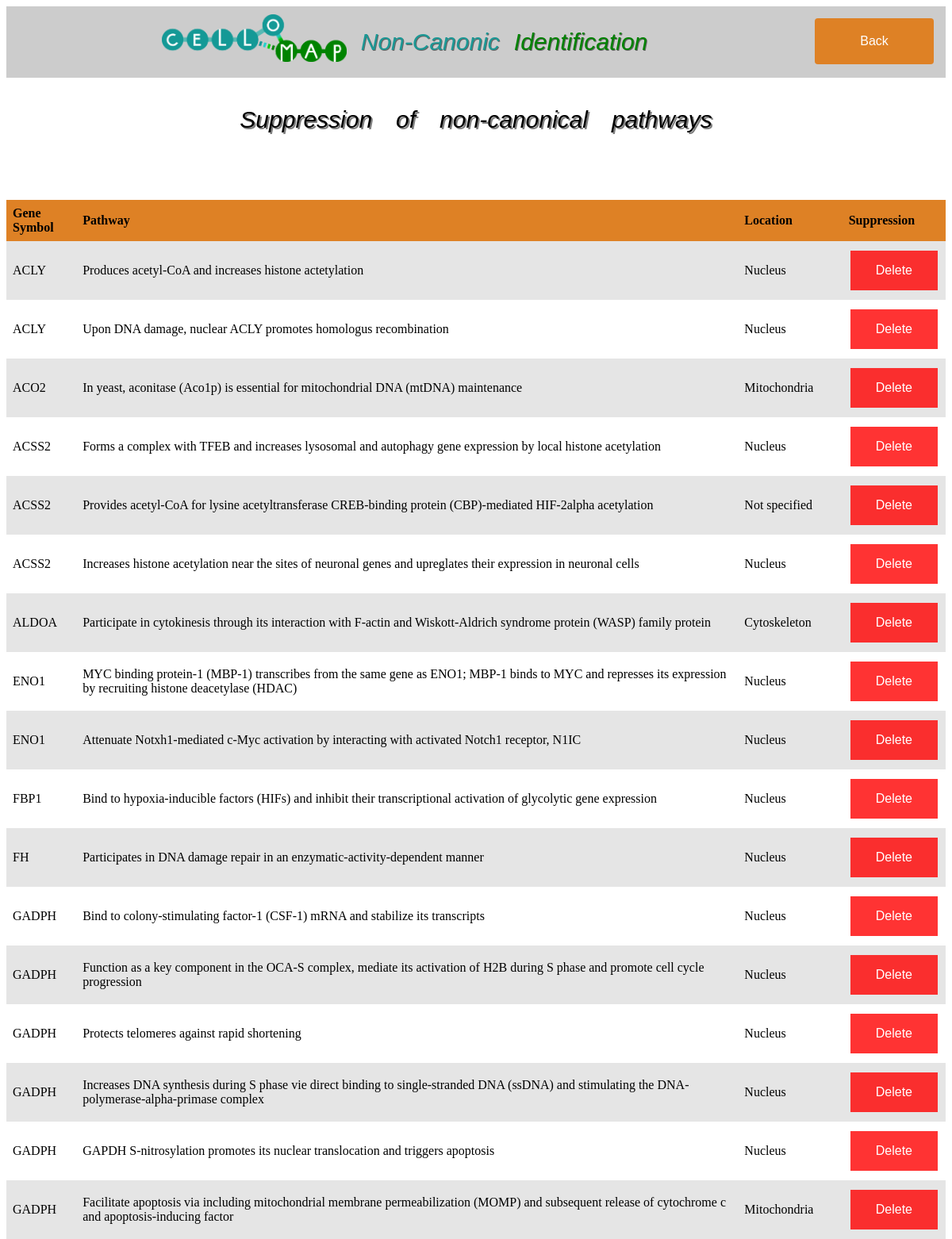
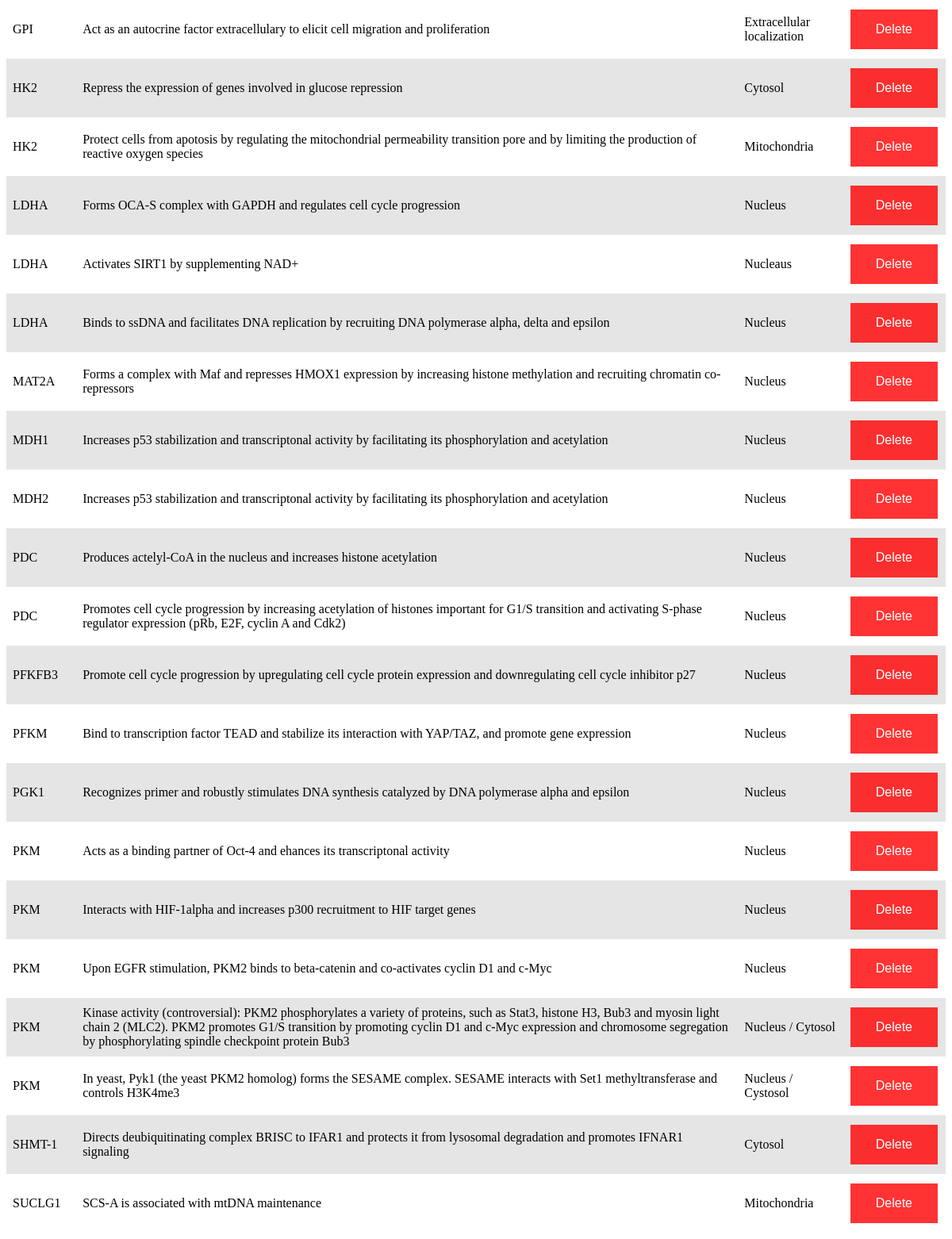
Screenshot of /inserm/ncan.php (signed in) with the database file from the repository (2 pictures, top to bottom).
### tables this page shows
CREATE TABLE `ncanonic` (
  `Gene_Symbol` varchar(20) NOT NULL,
  `NC_Pathway` varchar(1000) NOT NULL,
  `NC_Loc` varchar(1000) NOT NULL,
  `num_ncan` int(11) NOT NULL
);

### inserm/ncan.php (the view, shortened to what this page needs)
<!DOCTYPE html >
<html lang="fr">
<head>
<link rel="stylesheet" href="css/style_fac.css" />
</head>
<body>
<div class="header">
	<table align="center">
		<tr>
			<td><a href="http://www.cellomet.com"> <img style="width: 233px" src="images/logo_app.svg"></a></td>
			<td><label id="p02">Non-Canonic </label></td> <td><label id="p01"> Identification</label> </td>
		<form>
			<button title="Only for database administration" class="buttonBack" type="button" onclick=self.location="./menu.php"><span>Back</span></button>
		</form>
		</tr>
	</table>
</div>
<?php
	if(!empty($_SESSION['User']) && $_SESSION['User']=="Cellomet")
	{
?>
<p align="center">Suppression of non-canonical pathways</p>
<?php
 	require_once("connexion.php");
  	try
  	{
 		$maConnexion = new PDO($dns, $user, $mdp);
 		$reponse = $maConnexion->query('SELECT * FROM ncanonic ORDER BY Gene_Symbol');
?>
<table class="res">
<tr style="background-color: #DE8125">
    <th>Gene Symbol</th>
    <th>Pathway</th>
    <th>Location</th>
    <th>Suppression</th>
</tr>
	<?php
	 		while ($donnees = $reponse->fetch())
			{
				echo '<tr>';
				echo '<td>'; echo $donnees['Gene_Symbol']; echo '</td>';
				echo '<td>'; echo $donnees['NC_Pathway']; echo '</td>';
				echo '<td>'; echo $donnees['NC_Loc']; echo '</td>';
				$id = $donnees['num_ncan'];
				echo '<form action=ncan.php method=post><input type="hidden" name="idSuppr" value="' . $id . '"><td>';
				echo '<button class="suppr" type="submit"
				><span>Delete</span></button>'; echo '</td></form>';
				echo '</tr>';
			}
		}
		catch (PDOException $e)
		{
	 		print "Erreur de connexion à la base de donnée : " .$e->getMessage();
	 	die();
		}
	?>
</table>
<?php
	}
	else
	{
		echo "<p style='text-align:center'><a href=modif.php> You are not connected, please come back to login page ! </a></p>";
	}
?>
</body>
</html>

### inserm/css/style_fac.css (style rules this page uses)
p { font-family: glyphicons-halflings-regular, sans-serif; font-size : 30px; font-style: italic; text-shadow: 2px 2px rgba(0,0,0,0.5); }
label { font-family: glyphicons-halflings-regular, sans-serif; font-size : 18px; text-shadow: 1px 1px rgba(0,0,0,0.5); float: right; }
.header { height: 90px; top: 0px; background : rgba(0,0,0,0.2); margin: 0; padding: 0; }
#p01 { font-family: glyphicons-halflings-regular, sans-serif; font-size : 30px; font-style: italic; color : #008200; }
#p02 { font-family: glyphicons-halflings-regular, sans-serif; font-size : 30px; font-style: italic; color : #1B9895; }
.buttonBack { display: inline-block; border-radius: 4px; background-color: #DE8125; border: none; color: #FFFFFF; text-align: center; font-size: 16px; padding: 20px; width: 150px; transition: all 0.5s; cursor: pointer; margin: 15px; float: right; }
.buttonBack span { cursor: pointer; display: inline-block; position: relative; transition: 0.5s; }
.buttonBack span:after { content: '\00ab'; width: 20px; position: absolute; opacity: 0; top: 0; left: -5px; transition: 0.5s; }
button { cursor: pointer; }
.res { border-collapse: collapse; width: 100%; }
.res tr:nth-child(even) { background-color: rgba(0,0,0,0.1); }
.res th,td { padding: 8px; text-align: left; }
.suppr { background-color: rgba(255,0,0,0.8); border: none; color: white; padding: 16px 32px; text-align: center; text-decoration: none; display: inline-block; font-size: 16px; margin: 4px 2px; cursor: pointer; }

### rows the page displays
ncanonic: Gene_Symbol "ACLY", NC_Pathway "Produces acetyl-CoA and increases histone actetylation", NC_Loc "Nucleus"
ncanonic: Gene_Symbol "ACLY", NC_Pathway "Upon DNA damage, nuclear ACLY promotes homologus recombination", NC_Loc "Nucleus"
ncanonic: Gene_Symbol "ACO2", NC_Pathway "In yeast, aconitase (Aco1p) is essential for mitochondrial DNA (mtDNA) maintenance", NC_Loc "Mitochondria"
ncanonic: Gene_Symbol "ACSS2", NC_Pathway "Forms a complex with TFEB and increases lysosomal and autophagy gene expression by local histone acetylation", NC_Loc "Nucleus"
ncanonic: Gene_Symbol "ACSS2", NC_Pathway "Provides acetyl-CoA for lysine acetyltransferase CREB-binding protein (CBP)-mediated HIF-2alpha acetylation", NC_Loc "Not specified"
ncanonic: Gene_Symbol "ACSS2", NC_Pathway "Increases histone acetylation near the sites of neuronal genes and upreglates their expression in neuronal cells", NC_Loc "Nucleus"
ncanonic: Gene_Symbol "ALDOA", NC_Pathway "Participate in cytokinesis through its interaction with F-actin and Wiskott-Aldrich syndrome protein (WASP) family protein", NC_Loc "Cytoskeleton"
ncanonic: Gene_Symbol "ENO1", NC_Pathway "MYC binding protein-1 (MBP-1) transcribes from the same gene as ENO1; MBP-1 binds to MYC and represses its expression by recruiting histone deacetylase (HDAC)", NC_Loc "Nucleus"
ncanonic: Gene_Symbol "ENO1", NC_Pathway "Attenuate Notxh1-mediated c-Myc activation by interacting with activated Notch1 receptor, N1IC", NC_Loc "Nucleus"
ncanonic: Gene_Symbol "FBP1", NC_Pathway "Bind to hypoxia-inducible factors (HIFs) and inhibit their transcriptional activation of glycolytic gene expression", NC_Loc "Nucleus"
ncanonic: Gene_Symbol "FH", NC_Pathway "Participates in DNA damage repair in an enzymatic-activity-dependent manner", NC_Loc "Nucleus"
ncanonic: Gene_Symbol "GADPH", NC_Pathway "Bind to colony-stimulating factor-1 (CSF-1) mRNA and stabilize its transcripts", NC_Loc "Nucleus"
ncanonic: Gene_Symbol "GADPH", NC_Pathway "Function as a key component in the OCA-S complex, mediate its activation of H2B during S phase and promote cell cycle progression", NC_Loc "Nucleus"
ncanonic: Gene_Symbol "GADPH", NC_Pathway "Protects telomeres against rapid shortening", NC_Loc "Nucleus"
ncanonic: Gene_Symbol "GADPH", NC_Pathway "Increases DNA synthesis during S phase vie direct binding to single-stranded DNA (ssDNA) and stimulating the DNA-polymerase-alpha-primase complex", NC_Loc "Nucleus"
ncanonic: Gene_Symbol "GADPH", NC_Pathway "GAPDH S-nitrosylation promotes its nuclear translocation and triggers apoptosis", NC_Loc "Nucleus"
ncanonic: Gene_Symbol "GADPH", NC_Pathway "Facilitate apoptosis via including mitochondrial membrane permeabilization (MOMP) and subsequent release of cytochrome c and apoptosis-inducing factor", NC_Loc "Mitochondria"
ncanonic: Gene_Symbol "GPI", NC_Pathway "Act as an autocrine factor extracellulary to elicit cell migration and proliferation", NC_Loc "Extracellular localization"
ncanonic: Gene_Symbol "HK2", NC_Pathway "Repress the expression of genes involved in glucose repression", NC_Loc "Cytosol"
ncanonic: Gene_Symbol "HK2", NC_Pathway "Protect cells from apotosis by regulating the mitochondrial permeability transition pore and by limiting the production of reactive oxygen species", NC_Loc "Mitochondria"
ncanonic: Gene_Symbol "LDHA", NC_Pathway "Forms OCA-S complex with GAPDH and regulates cell cycle progression", NC_Loc "Nucleus"
ncanonic: Gene_Symbol "LDHA", NC_Pathway "Activates SIRT1 by supplementing NAD+", NC_Loc "Nucleaus"
ncanonic: Gene_Symbol "LDHA", NC_Pathway "Binds to ssDNA and facilitates DNA replication by recruiting DNA polymerase alpha, delta and epsilon", NC_Loc "Nucleus"
ncanonic: Gene_Symbol "MAT2A", NC_Pathway "Forms a complex with Maf and represses HMOX1 expression by increasing histone methylation and recruiting chromatin co-repressors", NC_Loc "Nucleus"
ncanonic: Gene_Symbol "MDH1", NC_Pathway "Increases p53 stabilization and transcriptonal activity by facilitating its phosphorylation and acetylation", NC_Loc "Nucleus"
ncanonic: Gene_Symbol "MDH2", NC_Pathway "Increases p53 stabilization and transcriptonal activity by facilitating its phosphorylation and acetylation", NC_Loc "Nucleus"
ncanonic: Gene_Symbol "PDC", NC_Pathway "Produces actelyl-CoA in the nucleus and increases histone acetylation", NC_Loc "Nucleus"
ncanonic: Gene_Symbol "PDC", NC_Pathway "Promotes cell cycle progression by increasing acetylation of histones important for G1/S transition and activating S-phase regulator expression (pRb, E2F, cyclin A and Cdk2)", NC_Loc "Nucleus"
ncanonic: Gene_Symbol "PFKFB3", NC_Pathway "Promote cell cycle progression by upregulating cell cycle protein expression and downregulating cell cycle inhibitor p27", NC_Loc "Nucleus"
ncanonic: Gene_Symbol "PFKM", NC_Pathway "Bind to transcription factor TEAD and stabilize its interaction with YAP/TAZ, and promote gene expression", NC_Loc "Nucleus"
ncanonic: Gene_Symbol "PGK1", NC_Pathway "Recognizes primer and robustly stimulates DNA synthesis catalyzed by DNA polymerase alpha and epsilon", NC_Loc "Nucleus"
ncanonic: Gene_Symbol "PKM", NC_Pathway "Acts as a binding partner of Oct-4 and ehances its transcriptonal activity", NC_Loc "Nucleus"
ncanonic: Gene_Symbol "PKM", NC_Pathway "Interacts with HIF-1alpha and increases p300 recruitment to HIF target genes", NC_Loc "Nucleus"
ncanonic: Gene_Symbol "PKM", NC_Pathway "Upon EGFR stimulation, PKM2 binds to beta-catenin and co-activates cyclin D1 and c-Myc", NC_Loc "Nucleus"
ncanonic: Gene_Symbol "PKM", NC_Pathway "Kinase activity (controversial): PKM2 phosphorylates a variety of proteins, such as Stat3, histone H3, Bub3 and myosin light chain 2 (MLC2). PKM2 promotes G1/S transition by promoting cyclin D1 and c-Myc expression and chromosome segregation by phosphorylating spindle checkpoint protein Bub3", NC_Loc "Nucleus / Cytosol"
ncanonic: Gene_Symbol "PKM", NC_Pathway "In yeast, Pyk1 (the yeast PKM2 homolog) forms the SESAME complex. SESAME interacts with Set1 methyltransferase and controls H3K4me3", NC_Loc "Nucleus / Cystosol"
ncanonic: Gene_Symbol "SHMT-1", NC_Pathway "Directs deubiquitinating complex BRISC to IFAR1 and protects it from lysosomal degradation and promotes IFNAR1 signaling", NC_Loc "Cytosol"
ncanonic: Gene_Symbol "SUCLG1", NC_Pathway "SCS-A is associated with mtDNA maintenance", NC_Loc "Mitochondria"
